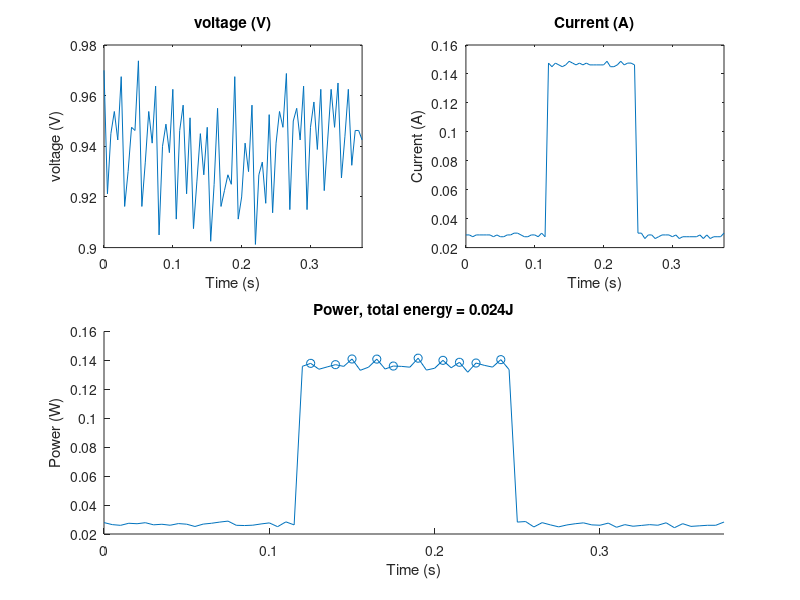

Reproduce this figure in MATLAB. (Note: this script raises an error after producing the figure.)
clear; clc; close all;

%data = csvread("Lora power study.csv",1);
% data = csvread("Lora Power Study.csv",1);
%data = csvread("Power_Study_1.csv");
data = csvread("lora_lp_ps_3.csv");

datatrim = data(1:length(data)-1 ,:);

% datatrim = datatrim(1500:length(datatrim),:);
datatrim = datatrim(2075:2150, :);
%small 2600:4200
%medium 2000:8000
% data taken 5 ms apart
x = linspace(0,  (length(datatrim)-1)*0.005, length(datatrim))';
limx = x(length(x));

subplot(2,2,1)
plot(x, datatrim(:,1)/1000)
xlim([0,limx])

title("voltage (V)")
xlabel("Time (s)")
ylabel("voltage (V)")


subplot(2,2,2)
plot(x, datatrim(:,2)/1000)
xlim([0,limx])

title("Current (A)")
xlabel("Time (s)")
ylabel("Current (A)")

subplot(2,2,[3 4])
hold on
power = (datatrim(:,1)/1000).*(datatrim(:,2)/1000);
plot(x, power)
xlim([0,limx])
[pks,pks_idx] = findpeaks(power,'MinPeakHeight',0.035);
scatter(x(pks_idx),pks);
E = trapz(x,power);

title( sprintf("Power, total energy = %.3fJ",E) )
xlabel("Time (s)")
ylabel("Power (W)")
hold off

sgtitle("Power Plot for LoRa Transmission on Low Power Wio")
%sgtitle("Power Plot for LoRa Transmission on High Power Wio")


%%
clear; clc; close all;

%data = csvread("Lora power study.csv",1);
% data = csvread("Lora Power Study.csv",1);
%data = csvread("Power_Study_1.csv");
data = csvread("lora_lp_ps_3.csv");

datatrim = data(1:length(data)-1 ,:);

% datatrim = datatrim(1500:length(datatrim),:);
datatrim = datatrim(2097:2126, :);

x = linspace(0,  (length(datatrim)-1)*0.005, length(datatrim))';
limx = x(length(x));

hold on
power = (datatrim(:,1)/1000).*(datatrim(:,2)/1000);
plot(x, power)
xlim([0,limx])
[pks,pks_idx] = findpeaks(power,'MinPeakHeight',0.1);
scatter(x(pks_idx),pks);
E = trapz(x,power);

%Average E Per Transmission (72 Total)
E_per_transmission = trapz(x(pks_idx), pks)/72

title( sprintf("Power, total energy = %.3fJ",E) )
xlabel("Time (s)")
ylabel("Power (W)")
hold off

%%